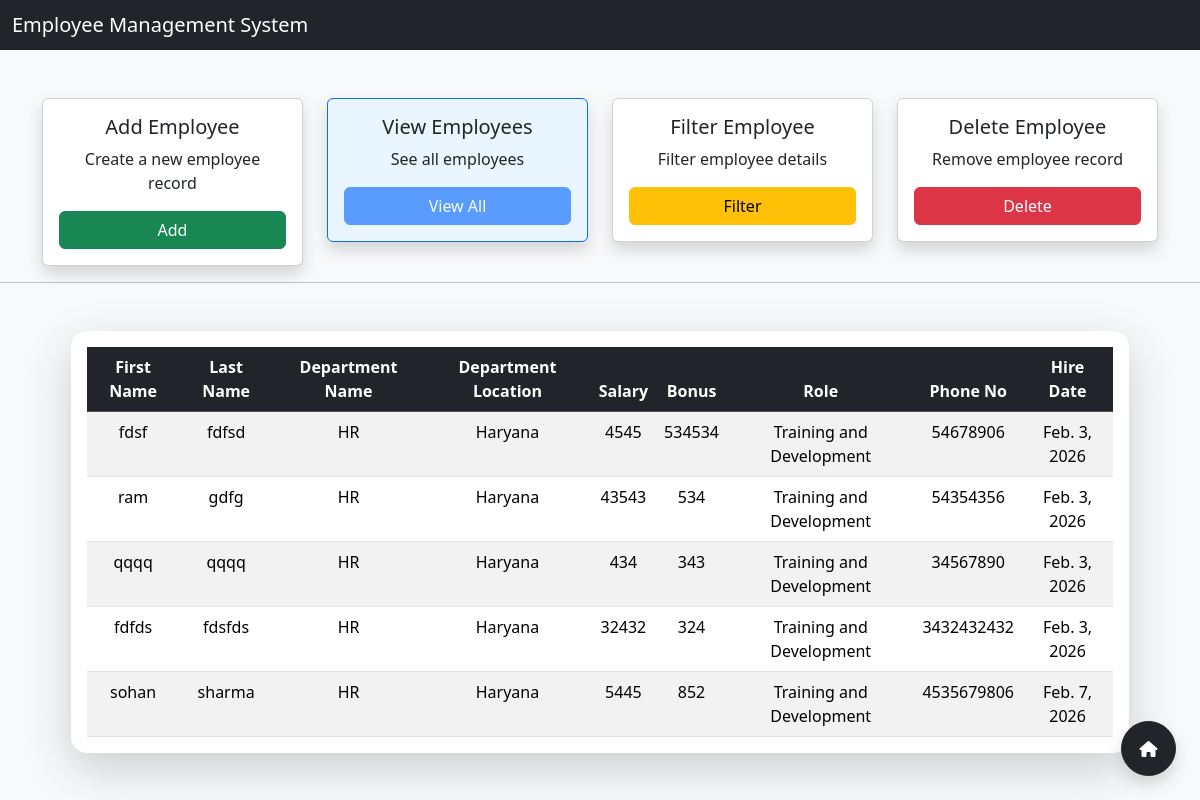
The app's page /all_emp with its own data.
### emp_app/models.py (models this page shows, shortened)
class Employee(models.Model):
    first_name=models.CharField(max_length=100,null=False)
    last_name=models.CharField(max_length=100)
    dept=models.ForeignKey(Department, on_delete=models.CASCADE)
    salary=models.IntegerField(default=0)
    bonus=models.IntegerField(default=0)
    role=models.ForeignKey(Role,on_delete=models.CASCADE)
    phone=models.IntegerField(default=0)
    hire_date=models.DateField()
    def __str__(self):
        return '%s %s %s ' %(self.first_name,self.last_name,self.phone)

class Department(models.Model):
    name=models.CharField(max_length=100,null=False)
    location=models.CharField(max_length=100)

class Role(models.Model):
    name=models.CharField(max_length=100,null=False)

### emp_app/views.py (the view)
# urls.py: path('all_emp', views.all_emp,name='all_emp'),
def all_emp(request):
    emps=Employee.objects.all()
    context={
        'emps':emps
    }
    print(context)
    return render(request,'all_emp.html',context)

### emp_app/templates/all_emp.html (shortened to what this page needs)
<!DOCTYPE html>
<html lang="en">
<head>
    <link href="https://cdn.jsdelivr.net/npm/bootstrap@5.3.2/dist/css/bootstrap.min.css" rel="stylesheet">
<link rel="stylesheet" href="https://cdnjs.cloudflare.com/ajax/libs/font-awesome/6.4.0/css/all.min.css">
</head>
<body class="bg-light">
<nav class="navbar navbar-dark bg-dark">
    <div class="container-fluid d-flex justify-content-between align-items-center">
        <span class="navbar-brand mb-0 h1">Employee Management System</span>
    </div>
</nav>
<div class="container mt-5">
    <div class="row g-4 justify-content-center">
        <div class="col-md-3">
            <div class="card shadow text-center">
                <div class="card-body">
                    <h5 class="card-title">Add Employee</h5>
                    <p class="card-text">Create a new employee record</p>
                    <a href="/add_emp" class="btn btn-success w-100">Add</a>
                </div>
            </div>
        </div>
        <div class="col-md-3">
    <div class="card shadow text-center border-primary" style="background-color: #e9f5ff;">
        <div class="card-body">
            <h5 class="card-title">View Employees</h5>
            <p class="card-text">See all employees</p>
            <a href="/all_emp" class="btn btn-primary  w-100 disabled" tabindex="-1" aria-disabled="true">
                View All
            </a>
        </div>
    </div>
</div>
        <div class="col-md-3">
            <div class="card shadow text-center">
                <div class="card-body">
                    <h5 class="card-title">Filter Employee</h5>
                    <p class="card-text">Filter employee details</p>
                    <a href="/filter_emp" class="btn btn-warning w-100">Filter</a>
                </div>
            </div>
        </div>
        <div class="col-md-3">
            <div class="card shadow text-center">
                <div class="card-body">
                    <h5 class="card-title">Delete Employee</h5>
                    <p class="card-text">Remove employee record</p>
                    <a href="/remove_emp" class="btn btn-danger w-100">Delete</a>
                </div>
            </div>
        </div>
    </div>
</div>
<hr>
<div class="container-fluid mt-5">
    <div class="card shadow-lg border-0 rounded-4 mx-auto" style="max-width: 1400px; width: 90%;">
        <div class="card-body p-3">
            <div class="table-responsive">
                <table class="table table-striped table-hover mb-0 text-center w-100">
                    <thead class="table-dark">
                        <tr>
                            <th>First Name</th>
                            <th>Last Name</th>
                            <th>Department Name</th>
                            <th>Department Location</th>
                            <th>Salary</th>
                            <th>Bonus</th>
                            <th>Role</th>
                            <th>Phone No</th>
                            <th>Hire Date</th>
                        </tr>
                    </thead>
                    <tbody>
                        {% for emp in emps %}
                        <tr>
                            <td>{{ emp.first_name }}</td>
                            <td>{{ emp.last_name }}</td>
                            <td>{{ emp.dept.name }}</td>
                            <td>{{ emp.dept.location }}</td>
                            <td>{{ emp.salary }}</td>
                            <td>{{ emp.bonus }}</td>
                            <td>{{ emp.role.name }}</td>
                            <td>{{ emp.phone }}</td>
                            <td>{{ emp.hire_date }}</td>
                        </tr>
                        {% empty %}
                        <tr>
                            <td colspan="9">No employees found</td>
                        </tr>
                        {% endfor %}
                    </tbody>
                </table>
            </div>
        </div>
    </div>
</div>
<a href="/"
   class="btn btn-dark position-fixed bottom-0 end-0 m-4 rounded-circle shadow d-flex align-items-center justify-content-center"
   style="width:55px; height:55px;">
    <i class="fas fa-home"></i>
</a>
</body>
</html>

### records on screen
Employee: first_name "fdsf", last_name "fdfsd", dept.name "HR", dept.location "Haryana", salary "4545", bonus "534534", role.name "Training and Development", phone "54678906", hire_date "Feb. 3, 2026"
Employee: first_name "ram", last_name "gdfg", dept.name "HR", dept.location "Haryana", salary "43543", bonus "534", role.name "Training and Development", phone "54354356", hire_date "Feb. 3, 2026"
Employee: first_name "qqqq", last_name "qqqq", dept.name "HR", dept.location "Haryana", salary "434", bonus "343", role.name "Training and Development", phone "34567890", hire_date "Feb. 3, 2026"
Employee: first_name "fdfds", last_name "fdsfds", dept.name "HR", dept.location "Haryana", salary "32432", bonus "324", role.name "Training and Development", phone "3432432432", hire_date "Feb. 3, 2026"
Employee: first_name "sohan", last_name "sharma", dept.name "HR", dept.location "Haryana", salary "5445", bonus "852", role.name "Training and Development", phone "4535679806", hire_date "Feb. 7, 2026"
